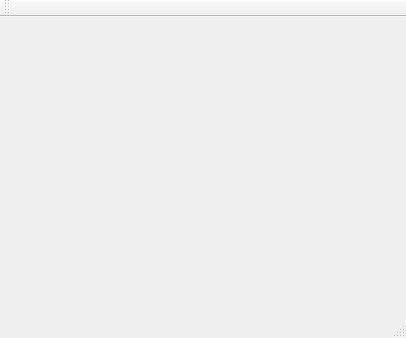
<?xml version="1.0" encoding="UTF-8"?>
<ui version="4.0">
 <class>MainWindow</class>
 <widget class="QMainWindow" name="MainWindow">
  <property name="geometry">
   <rect>
    <x>0</x>
    <y>0</y>
    <width>406</width>
    <height>338</height>
   </rect>
  </property>
  <property name="windowTitle">
   <string>MainWindow</string>
  </property>
  <widget class="QWidget" name="centralWidget"/>
  <widget class="QMenuBar" name="menuBar">
   <property name="geometry">
    <rect>
     <x>0</x>
     <y>0</y>
     <width>406</width>
     <height>21</height>
    </rect>
   </property>
  </widget>
  <widget class="QToolBar" name="mainToolBar">
   <attribute name="toolBarArea">
    <enum>TopToolBarArea</enum>
   </attribute>
   <attribute name="toolBarBreak">
    <bool>false</bool>
   </attribute>
  </widget>
  <widget class="QStatusBar" name="statusBar"/>
 </widget>
 <layoutdefault spacing="6" margin="11"/>
 <resources/>
 <connections/>
</ui>
